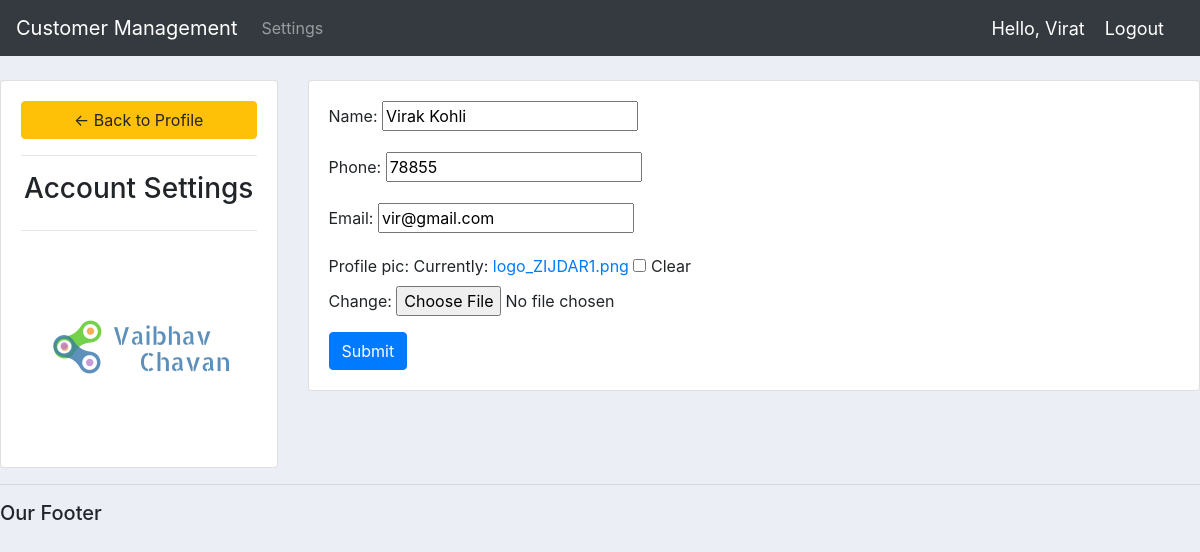
/account/ (signed in), run on the app's committed database.
### AccountsApp/models.py (models this page shows, shortened)
class Customer(models.Model):
    user = models.OneToOneField(User,null=True,blank=True,on_delete=models.CASCADE)
    name = models.CharField(max_length=200,null=True)
    phone = models.CharField(max_length=200,null=True)
    email = models.CharField(max_length=200,null=True)
    profile_pic = models.ImageField(default="profile.png",null=True,blank=True)
    date_created = models.DateTimeField(auto_now_add=True,null=True)

### AccountsApp/decorators.py (the view)
        def wrapper_func(request,*args,**kwargs):
            group = None
            if request.user.groups.exists():
                group = request.user.groups.all()[0].name
            if group in allowed_roles:
                return view_func(request, *args ,**kwargs)
            else:
                return HttpResponse("You are not authorized to view this page")

### AccountsApp/forms.py
class CustomerForm(ModelForm):
    class Meta:
        model = Customer
        fields = '__all__'
        exclude = ['user']

### AccountsApp/views.py (called while the page is built)
@login_required(login_url='login')
@allowed_users(allowed_roles=['customer'])
def accountSettings(request):
    customer = request.user.customer
    form = CustomerForm(instance=customer)
    if request.method == 'POST':
        form = CustomerForm(request.POST,request.FILES,instance=customer)
        if form.is_valid():
            form.save()
    context = {'form':form}
    return render(request,'accounts/account_settings.html',context)

### AccountsApp/templates/accounts/account_settings.html (shortened to what this page needs)
{%  extends 'accounts/main.html' %}
{% load static %}
{% block content %}
<br>
<div class="row">
	<div class="col-md-3">
		<div class="card card-body">
			<a class="btn btn-warning" href="{% url 'home' %}"> &#8592; Back to Profile</a>
			<hr>
			<h3 style="text-align: center">Account Settings</h3>
			<hr>
			<img class="profile-pic" src="{{request.user.customer.profile_pic.url}}" >
		</div>
	</div>
	<div class="col-md-9">
		<div class="card card-body">
			<form method="POST" action="" enctype="multipart/form-data">
				{{form.as_p}}
			<input class="btn btn-primary" type="submit" name="Update Information">
			</form>
		</div>
	</div>
</div>
{% endblock %}

### AccountsApp/templates/accounts/navbar.html (shortened to what this page needs)
{% load static %}
<nav class="navbar navbar-expand-lg navbar-dark bg-dark">
    <a class="navbar-brand" href="#">Customer Management</a>
    <div class="collapse navbar-collapse" id="navbarNav">
      <ul class="navbar-nav">
        {% if request.user.is_staff%}
        <li class="nav-item active">
          <a class="nav-link" href="{% url 'home' %}">Dashboard</a>
        </li>
        <li class="nav-item">
          <a class="nav-link" href="{% url 'products' %}">Products</a>
        </li>
        {% else %}
        <li class="nav-item">
          <a class="nav-link" href="{% url 'account' %}">Settings</a>
        </li>
        {%endif%}
      </ul>
    </div>
    <span class="hello-msg">Hello, {{request.user}} </span>
    <span><a class="hello-msg" href="{% url 'logout'%}">Logout</a></span>
  </nav>

### static/css/main.css (style rules this page uses)
body { background-color: #ebeff5; }

### AccountsApp/templates/accounts/navbar.html (style rules this page uses)
.hello-msg { font-size: 18px; color: #fff; margin-right: 20px; }

### AccountsApp/templates/accounts/account_settings.html (style rules this page uses)
.profile-pic { max-width: 200px; max-height:200px; margin: 0 auto; border-radius: 50%; }

### data on the page
Customer: name "Virak Kohli", phone "78855", email "vir@gmail.com"

### other printed values
{{ request.user }} "Virat"
